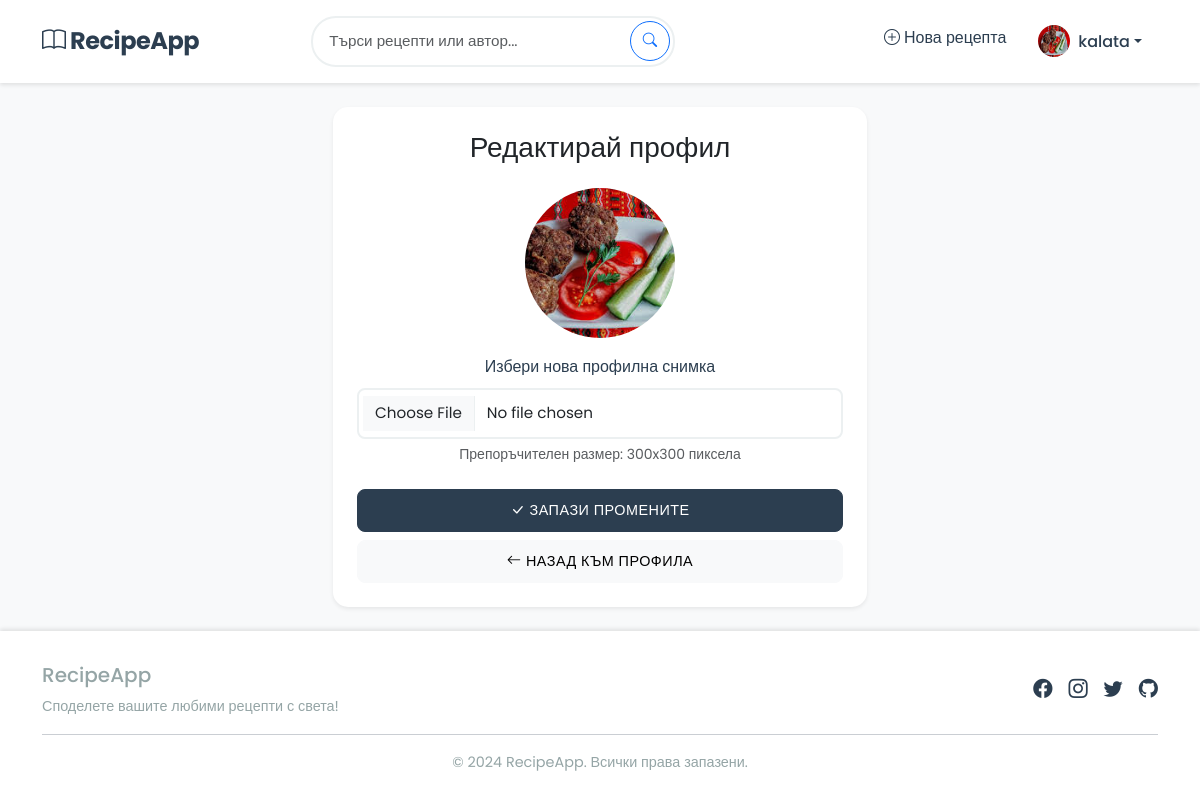
The page /edit_profile (signed in) on the database its author committed.
### app.py (models this page shows, shortened)
class User(db.Model):
    id = db.Column(db.Integer, primary_key=True)
    username = db.Column(db.String(80), unique=True, nullable=False)
    email = db.Column(db.String(120), unique=True, nullable=False)
    password_hash = db.Column(db.String(128))
    profile_picture = db.Column(db.String(200))
    is_admin = db.Column(db.Boolean, default=False)
    recipes = db.relationship('Recipe', backref='author', lazy=True)
    comments = db.relationship('Comment', backref='author', lazy=True)
    favorites = db.relationship('Favorite', backref='user', lazy=True)
    @property
    def is_authenticated(self):
        return True

### app.py (the view, shortened to what this page needs)
@app.route('/edit_profile', methods=['GET', 'POST'])
@login_required
def edit_profile():
    return render_template('edit_profile.html', user=current_user)

### app.py (called while the page is built)
@login_manager.user_loader
def load_user(user_id):
    return User.query.get(int(user_id))

### templates/edit_profile.html (shortened to what this page needs)
{% extends "base.html" %}
{% block content %}
<div class="container">
    <div class="row justify-content-center">
        <div class="col-md-8 col-lg-6">
            <div class="card shadow-sm">
                <div class="card-body p-4">
                    <h1 class="h3 mb-4 text-center">Редактирай профил</h1>
                    <form method="POST" enctype="multipart/form-data">
                        <div class="text-center mb-4">
                            {% if user.profile_picture %}
                            <img src="{{ url_for('static', filename='profile_pics/' ~ user.profile_picture) }}"
                                 alt="Profile Picture" class="rounded-circle mb-3"
                                 style="width: 150px; height: 150px; object-fit: cover;">
                            {% else %}
                            <div class="rounded-circle bg-light mb-3 mx-auto"
                                 style="width: 150px; height: 150px; display: flex; align-items: center; justify-content: center;">
                                <i class="bi bi-person-circle" style="font-size: 100px;"></i>
                            </div>
                            {% endif %}
                            <div class="mb-3">
                                <label for="profile_picture" class="form-label">Избери нова профилна снимка</label>
                                <input type="file" name="profile_picture" id="profile_picture"
                                       accept="image/*" class="form-control" required>
                                <div class="form-text">Препоръчителен размер: 300x300 пиксела</div>
                            </div>
                        </div>
                        <div class="d-grid gap-2">
                            <button type="submit" class="btn btn-primary">
                                <i class="bi bi-check-lg"></i> Запази промените
                            </button>
                            <a href="{{ url_for('profile', username=current_user.username) }}" class="btn btn-light">
                                <i class="bi bi-arrow-left"></i> Назад към профила
                            </a>
                        </div>
                    </form>
                </div>
            </div>
        </div>
    </div>
</div>
{% endblock %}

### templates/base.html (shortened to what this page needs)
<!DOCTYPE html>
<html lang="bg">
<head>
    <link rel="stylesheet" href="https://cdn.jsdelivr.net/npm/bootstrap@5.3.0/dist/css/bootstrap.min.css">
    <link rel="stylesheet" href="https://cdn.jsdelivr.net/npm/bootstrap-icons@1.7.2/font/bootstrap-icons.css">
    <link rel="stylesheet" href="{{ url_for('static', filename='css/style.css') }}">
</head>
<body>
    <nav class="navbar navbar-expand-lg navbar-light">
        <div class="container">
            <a class="navbar-brand" href="{{ url_for('index') }}">
                <i class="bi bi-book"></i> RecipeApp
            </a>
            <div class="collapse navbar-collapse" id="navbarNav">
                <form class="d-flex me-auto search-container" method="get" action="{{ url_for('index') }}">
                    <input class="form-control" type="search" name="q" placeholder="Търси рецепти или автор..." value="{{ search_query or '' }}">
                    <button class="btn btn-outline-primary" type="submit">
                        <i class="bi bi-search"></i>
                    </button>
                </form>
                <ul class="navbar-nav ms-auto">
                    {% if current_user.is_authenticated %}
                        <li class="nav-item">
                            <a class="nav-link" href="{{ url_for('add_recipe') }}">
                                <i class="bi bi-plus-circle"></i> Нова рецепта
                            </a>
                        </li>
                        <li class="nav-item dropdown">
                            <a class="nav-link dropdown-toggle d-flex align-items-center" href="#" role="button" data-bs-toggle="dropdown">
                                {% if current_user.profile_picture %}
                                    <img src="{{ url_for('static', filename='profile_pics/' ~ current_user.profile_picture) }}"
                                         alt="Profile" class="rounded-circle me-2" width="32" height="32">
                                {% else %}
                                    <i class="bi bi-person-circle me-2"></i>
                                {% endif %}
                                {{ current_user.username }}
                            </a>
                        </li>
                    {% endif %}
                </ul>
            </div>
        </div>
    </nav>
    <main class="container py-4">
        {% block content %}{% endblock %}
    </main>
    <footer class="footer">
        <div class="container">
            <div class="footer-content">
                <div class="footer-text">
                    <h5 class="mb-2">RecipeApp</h5>
                    <p class="mb-0">Споделете вашите любими рецепти с света!</p>
                </div>
                <div class="social-links">
                    <a href="#" target="_blank"><i class="bi bi-facebook"></i></a>
                    <a href="#" target="_blank"><i class="bi bi-instagram"></i></a>
                    <a href="#" target="_blank"><i class="bi bi-twitter"></i></a>
                    <a href="#" target="_blank"><i class="bi bi-github"></i></a>
                </div>
            </div>
            <hr class="my-3">
            <div class="text-center">
                <p class="footer-text mb-0">&copy; 2024 RecipeApp. Всички права запазени.</p>
            </div>
        </div>
    </footer>
</body>
</html>

### static/css/style.css (style rules this page uses)
:root { --primary-color: #2c3e50; --secondary-color: #e74c3c; --accent-color: #3498db; --background-color: #f8f9fa; --text-color: #2c3e50; --card-shadow: 0 4px 6px rgba(0, 0, 0, 0.1); --hover-shadow: 0 6px 12px rgba(0, 0, 0, 0.15); --success-color: #2ecc71; --warning-color: #f1c40f; --danger-color: #e74c3c; --gray-color: #95a5a6; --light-gray: #ecf0f1; }
body { font-family: 'Poppins', sans-serif; background-color: var(--background-color); color: var(--text-color); line-height: 1.6; min-height: 100vh; display: flex; flex-direction: column; }
.navbar { background-color: white !important; box-shadow: 0 2px 4px rgba(0, 0, 0, 0.1); padding: 1rem 0; position: sticky; top: 0; z-index: 1000; }
.navbar-brand { font-weight: 700; color: var(--primary-color) !important; font-size: 1.5rem; letter-spacing: -0.5px; }
.nav-link { color: var(--primary-color) !important; font-weight: 500; transition: all 0.3s ease; padding: 0.5rem 1rem !important; border-radius: 5px; }
.card { border: none; border-radius: 15px; box-shadow: var(--card-shadow); transition: all 0.3s ease; overflow: hidden; background-color: white; height: 100%; }
.btn { border-radius: 8px; padding: 0.6rem 1.5rem; font-weight: 500; transition: all 0.3s ease; text-transform: uppercase; font-size: 0.9rem; letter-spacing: 0.5px; }
.btn-primary { background-color: var(--primary-color); border-color: var(--primary-color); }
.form-control { border-radius: 8px; border: 2px solid var(--light-gray); padding: 0.75rem 1rem; transition: all 0.3s ease; font-size: 0.95rem; }
.form-label { font-weight: 500; color: var(--primary-color); margin-bottom: 0.5rem; }
.search-container { position: relative; max-width: 500px; margin: 0 auto; }
.search-container .form-control { padding-right: 50px; border-radius: 25px; background-color: white; }
.search-container .btn { position: absolute; right: 5px; top: 50%; transform: translateY(-50%); border-radius: 50%; width: 40px; height: 40px; padding: 0; display: flex; align-items: center; justify-content: center; }
.footer { background-color: white; padding: 2rem 0; margin-top: auto; box-shadow: 0 -2px 4px rgba(0, 0, 0, 0.1); }
.footer-content { display: flex; justify-content: space-between; align-items: center; }
.footer-text { color: var(--gray-color); font-size: 0.9rem; }
.social-links { display: flex; gap: 1rem; }
.social-links a { color: var(--primary-color); font-size: 1.2rem; transition: color 0.3s ease; }

### rows shown on the page
User: profile_picture (picture), username "kalata"
